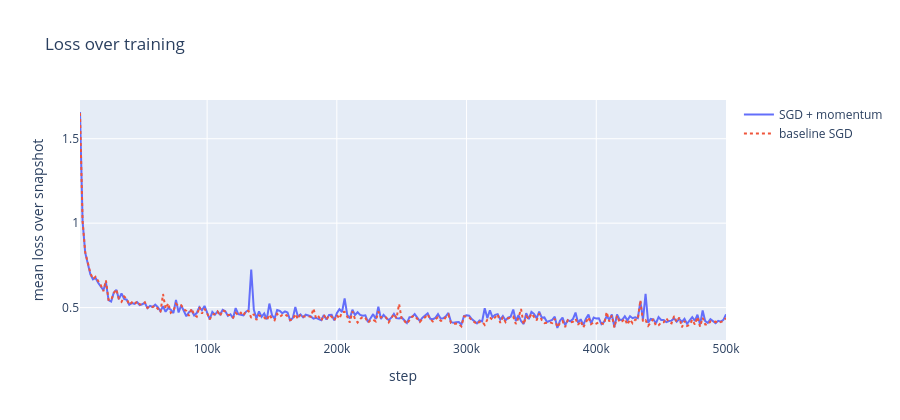
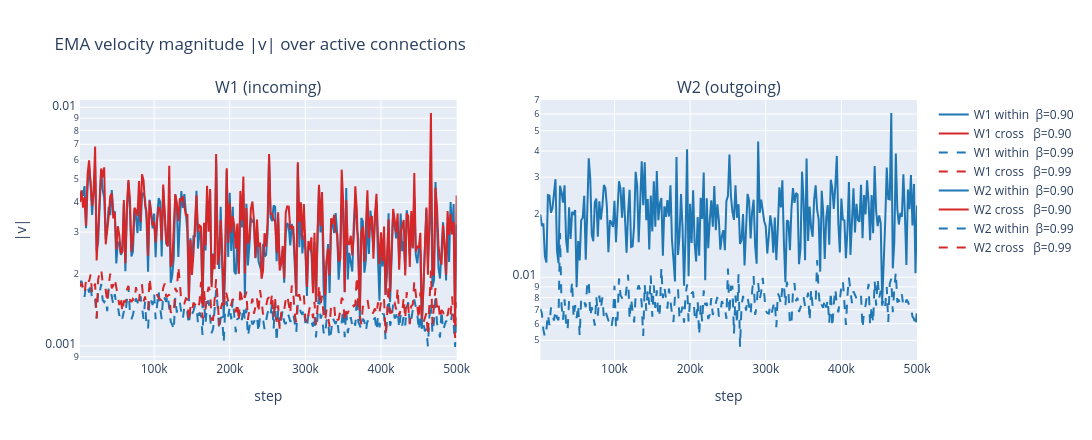
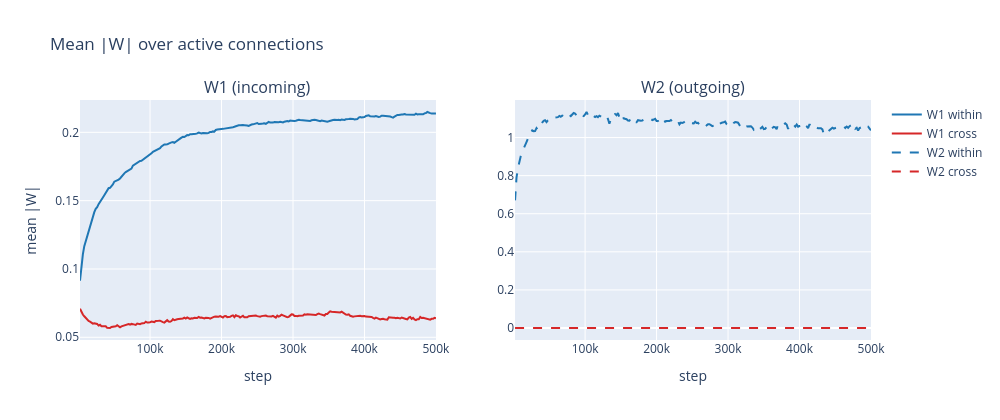
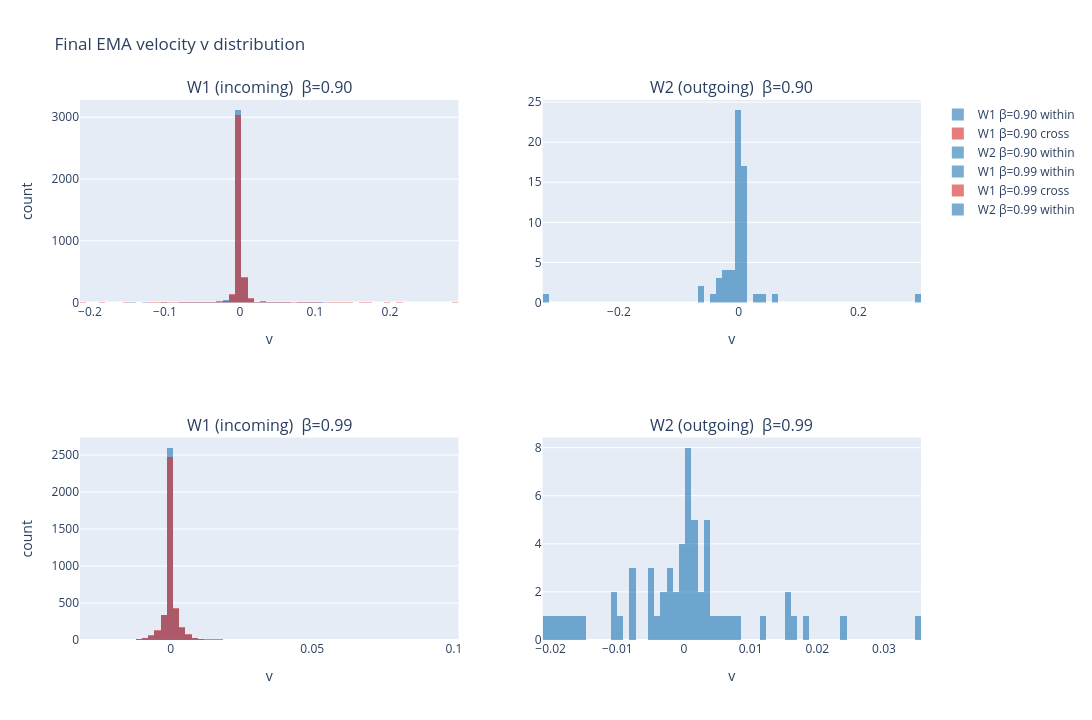

The notebook cell saved with these charts, in order:
### Code cell
plot_loss(sgd_snaps, baseline_snaps)
plot_velocity_traces(vels)
plot_w_l1_traces(wl1s)
plot_velocity_distribution(sgd_snaps, M1_init, M2_init)
plot_w_l1_distribution(sgd_snaps, M1_init, M2_init);

### Figure 1 — Plotly figure (JSON) as saved in the notebook; plotly's stock layout.template omitted (floating-point values rounded to 4 significant figures; data arrays with more than 128 entries replaced by an {"elided": "..."} marker saying what was removed)
{"data": [{"mode": "lines", "name": "SGD + momentum", "type": "scatter", "x": {"elided": "250 int values"}, "y": {"elided": "250 float values"}}, {"line": {"dash": "dot"}, "mode": "lines", "name": "baseline SGD", "type": "scatter", "x": {"elided": "250 int values"}, "y": {"elided": "250 float values"}}], "layout": {"height": 420, "title": {"text": "Loss over training"}, "width": 900, "xaxis": {"title": {"text": "step"}}, "yaxis": {"title": {"text": "mean loss over snapshot"}}}}

### Figure 2 — Plotly figure (JSON) as saved in the notebook; plotly's stock layout.template omitted (floating-point values rounded to 4 significant figures; data arrays with more than 128 entries replaced by an {"elided": "..."} marker saying what was removed)
{"data": [{"line": {"color": "#1f77b4", "dash": "solid"}, "mode": "lines", "name": "W1 within  β=0.90", "type": "scatter", "x": {"elided": "250 int values"}, "xaxis": "x", "y": {"elided": "250 float values"}, "yaxis": "y"}, {"line": {"color": "#d62728", "dash": "solid"}, "mode": "lines", "name": "W1 cross   β=0.90", "type": "scatter", "x": {"elided": "250 int values"}, "xaxis": "x", "y": {"elided": "250 float values"}, "yaxis": "y"}, {"line": {"color": "#1f77b4", "dash": "dash"}, "mode": "lines", "name": "W1 within  β=0.99", "type": "scatter", "x": {"elided": "250 int values"}, "xaxis": "x", "y": {"elided": "250 float values"}, "yaxis": "y"}, {"line": {"color": "#d62728", "dash": "dash"}, "mode": "lines", "name": "W1 cross   β=0.99", "type": "scatter", "x": {"elided": "250 int values"}, "xaxis": "x", "y": {"elided": "250 float values"}, "yaxis": "y"}, {"line": {"color": "#1f77b4", "dash": "solid"}, "mode": "lines", "name": "W2 within  β=0.90", "type": "scatter", "x": {"elided": "250 int values"}, "xaxis": "x2", "y": {"elided": "250 float values"}, "yaxis": "y2"}, {"line": {"color": "#d62728", "dash": "solid"}, "mode": "lines", "name": "W2 cross   β=0.90", "type": "scatter", "x": {"elided": "250 int values"}, "xaxis": "x2", "y": {"elided": "250 float values"}, "yaxis": "y2"}, {"line": {"color": "#1f77b4", "dash": "dash"}, "mode": "lines", "name": "W2 within  β=0.99", "type": "scatter", "x": {"elided": "250 int values"}, "xaxis": "x2", "y": {"elided": "250 float values"}, "yaxis": "y2"}, {"line": {"color": "#d62728", "dash": "dash"}, "mode": "lines", "name": "W2 cross   β=0.99", "type": "scatter", "x": {"elided": "250 int values"}, "xaxis": "x2", "y": {"elided": "250 float values"}, "yaxis": "y2"}], "layout": {"annotations": [{"font": {"size": 16}, "showarrow": false, "text": "W1 (incoming)", "x": 0.225, "xanchor": "center", "xref": "paper", "y": 1, "yanchor": "bottom", "yref": "paper"}, {"font": {"size": 16}, "showarrow": false, "text": "W2 (outgoing)", "x": 0.775, "xanchor": "center", "xref": "paper", "y": 1, "yanchor": "bottom", "yref": "paper"}], "height": 440, "title": {"text": "EMA velocity magnitude |v| over active connections"}, "width": 1100, "xaxis": {"anchor": "y", "domain": [0, 0.45], "title": {"text": "step"}}, "xaxis2": {"anchor": "y2", "domain": [0.55, 1], "title": {"text": "step"}}, "yaxis": {"anchor": "x", "domain": [0, 1], "title": {"text": "|v|"}, "type": "log"}, "yaxis2": {"anchor": "x2", "domain": [0, 1], "type": "log"}}}

### Figure 3 — Plotly figure (JSON) as saved in the notebook; plotly's stock layout.template omitted (floating-point values rounded to 4 significant figures; data arrays with more than 128 entries replaced by an {"elided": "..."} marker saying what was removed)
{"data": [{"line": {"color": "#1f77b4"}, "mode": "lines", "name": "W1 within", "type": "scatter", "x": {"elided": "250 int values"}, "xaxis": "x", "y": {"elided": "250 float values"}, "yaxis": "y"}, {"line": {"color": "#d62728"}, "mode": "lines", "name": "W1 cross", "type": "scatter", "x": {"elided": "250 int values"}, "xaxis": "x", "y": {"elided": "250 float values"}, "yaxis": "y"}, {"line": {"color": "#1f77b4", "dash": "dash"}, "mode": "lines", "name": "W2 within", "type": "scatter", "x": {"elided": "250 int values"}, "xaxis": "x2", "y": {"elided": "250 float values"}, "yaxis": "y2"}, {"line": {"color": "#d62728", "dash": "dash"}, "mode": "lines", "name": "W2 cross", "type": "scatter", "x": {"elided": "250 int values"}, "xaxis": "x2", "y": {"elided": "250 float values"}, "yaxis": "y2"}], "layout": {"annotations": [{"font": {"size": 16}, "showarrow": false, "text": "W1 (incoming)", "x": 0.225, "xanchor": "center", "xref": "paper", "y": 1, "yanchor": "bottom", "yref": "paper"}, {"font": {"size": 16}, "showarrow": false, "text": "W2 (outgoing)", "x": 0.775, "xanchor": "center", "xref": "paper", "y": 1, "yanchor": "bottom", "yref": "paper"}], "height": 420, "title": {"text": "Mean |W| over active connections"}, "width": 1000, "xaxis": {"anchor": "y", "domain": [0, 0.45], "title": {"text": "step"}}, "xaxis2": {"anchor": "y2", "domain": [0.55, 1], "title": {"text": "step"}}, "yaxis": {"anchor": "x", "domain": [0, 1], "title": {"text": "mean |W|"}}, "yaxis2": {"anchor": "x2", "domain": [0, 1]}}}

### Figure 4 — Plotly figure (JSON) as saved in the notebook; plotly's stock layout.template omitted (floating-point values rounded to 4 significant figures; data arrays with more than 128 entries replaced by an {"elided": "..."} marker saying what was removed)
{"data": [{"autobinx": false, "marker": {"color": "#1f77b4"}, "name": "W1 β=0.90 within", "opacity": 0.6, "type": "histogram", "x": {"elided": "3855 float values"}, "xaxis": "x", "xbins": {"end": 0.2872, "size": 0.008273, "start": -0.2133}, "yaxis": "y"}, {"autobinx": false, "marker": {"color": "#d62728"}, "name": "W1 β=0.90 cross", "opacity": 0.6, "type": "histogram", "x": {"elided": "3825 float values"}, "xaxis": "x", "xbins": {"end": 0.2872, "size": 0.008273, "start": -0.2133}, "yaxis": "y"}, {"autobinx": false, "marker": {"color": "#1f77b4"}, "name": "W2 β=0.90 within", "opacity": 0.6, "type": "histogram", "x": [-0.0005072, 0.002148, 0.0004792, -0.0007681, -0.01025, 9.829e-05, -0.0005553, 0.004294, -0.001151, 0.004206, 0.01271, 0.01158, 0.01335, 0.2943, 0.0005666, -0.02113, 0.00771, 0.007637, 0.0003633, 0.006109, 0.0002474, 0.01005, 0.0006662, -0.02152, -0.003748, -0.01969, 0.0004988, -0.3276, -0.06579, -0.008551, 0.0005918, -0.02793, -0.001709, 0.03489, 1.02e-05, 0.004301, 0.00388, -0.05953, 0.004563, 0.005184, -0.01614, -0.02293, 0.03838, 0.01135, 0.01039, 0.05808, 0.01125, 0.01159, 6.852e-05, 0.001483, 0.002518, -0.004392, -0.02947, 0.001594, 7.041e-05, 0.003554, 0.01094, -0.03971, -0.006747, -0.03594], "xaxis": "x2", "xbins": {"end": 0.2995, "size": 0.01036, "start": -0.3276}, "yaxis": "y2"}, {"autobinx": false, "marker": {"color": "#1f77b4"}, "name": "W1 β=0.99 within", "opacity": 0.6, "type": "histogram", "x": {"elided": "3855 float values"}, "xaxis": "x3", "xbins": {"end": 0.1005, "size": 0.00219, "start": -0.03199}, "yaxis": "y3"}, {"autobinx": false, "marker": {"color": "#d62728"}, "name": "W1 β=0.99 cross", "opacity": 0.6, "type": "histogram", "x": {"elided": "3825 float values"}, "xaxis": "x3", "xbins": {"end": 0.1005, "size": 0.00219, "start": -0.03199}, "yaxis": "y3"}, {"autobinx": false, "marker": {"color": "#1f77b4"}, "name": "W2 β=0.99 within", "opacity": 0.6, "type": "histogram", "x": [0.01668, 0.001516, 0.001017, -0.003269, -0.01633, 0.0004156, -0.02121, 0.006674, -0.005037, -0.009641, 0.003235, 0.000541, 0.006908, 0.03462, 0.003943, 0.001496, -0.01023, -0.01512, 0.0002217, 0.008201, 0.001446, 0.0185, -0.003269, -0.003746, -0.007739, -0.004641, 0.002393, -0.002012, -0.002313, -0.001895, 0.001331, -0.01692, -0.0005741, 0.02365, 0.0005475, 0.003685, 0.005007, -0.01077, 0.002491, -0.007343, -0.008128, -0.01931, 0.01148, 0.003754, 0.003222, -0.01978, 0.003306, -0.0006254, 0.0001189, 0.0008602, -0.001151, -0.001637, -0.01799, -0.00464, 0.002006, -0.0004334, 0.0151, 0.000911, 0.001108, 0.01537], "xaxis": "x4", "xbins": {"end": 0.03509, "size": 0.0009305, "start": -0.02121}, "yaxis": "y4"}], "layout": {"annotations": [{"font": {"size": 16}, "showarrow": false, "text": "W1 (incoming)  β=0.90", "x": 0.225, "xanchor": "center", "xref": "paper", "y": 1, "yanchor": "bottom", "yref": "paper"}, {"font": {"size": 16}, "showarrow": false, "text": "W2 (outgoing)  β=0.90", "x": 0.775, "xanchor": "center", "xref": "paper", "y": 1, "yanchor": "bottom", "yref": "paper"}, {"font": {"size": 16}, "showarrow": false, "text": "W1 (incoming)  β=0.99", "x": 0.225, "xanchor": "center", "xref": "paper", "y": 0.375, "yanchor": "bottom", "yref": "paper"}, {"font": {"size": 16}, "showarrow": false, "text": "W2 (outgoing)  β=0.99", "x": 0.775, "xanchor": "center", "xref": "paper", "y": 0.375, "yanchor": "bottom", "yref": "paper"}], "barmode": "overlay", "height": 720, "title": {"text": "Final EMA velocity v distribution"}, "width": 1100, "xaxis": {"anchor": "y", "domain": [0, 0.45], "title": {"text": "v"}}, "xaxis2": {"anchor": "y2", "domain": [0.55, 1], "title": {"text": "v"}}, "xaxis3": {"anchor": "y3", "domain": [0, 0.45], "title": {"text": "v"}}, "xaxis4": {"anchor": "y4", "domain": [0.55, 1], "title": {"text": "v"}}, "yaxis": {"anchor": "x", "domain": [0.625, 1], "title": {"text": "count"}}, "yaxis2": {"anchor": "x2", "domain": [0.625, 1]}, "yaxis3": {"anchor": "x3", "domain": [0, 0.375], "title": {"text": "count"}}, "yaxis4": {"anchor": "x4", "domain": [0, 0.375]}}}
